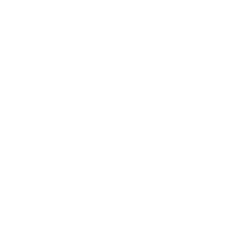
Frame 1 (no input)
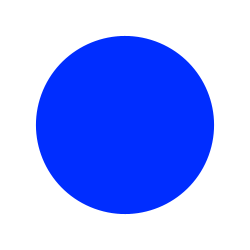
Frame 60 (the mouse pressed at the canvas centre just before this capture)
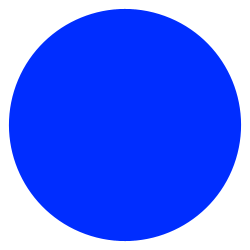
Frame 120 (the mouse held since frame 60 and released just before this capture)

The Processing sketch that drew these frames (run headless with seeded random() and noise(); from frame 60 on, the mouse is pressed at the canvas centre):

// Processing sketch: processing_53945
// ── processing_53945.pde

//position of the y variable (where the shape starts)
float y = 125.0; 
void setup()
{
//size of the screen
size(250, 250);
//background colour
background (255);
smooth();
}
void draw() {
//shape begins in the middle of the screen. y=125 x=125
  translate(125,125);
//white background
  background(#FFFFFF);
  noStroke();

//circle rotates at 0.9
  rotate(PI/0.9);
//position of the circle
  ellipse(0,0,y,y);
//completely figured this out by accident! By subtracting y, the colour changes during transition
  fill(124-y,45,255);
  

//once y becomes greater than 125, the shape will repeat and set back to 0
  if (y>250){
  y=0.0;
//if not, the y will continue to grow at a rate of 0.9 
  }else{
   y+= 0.9; 
  }
}
        
                
